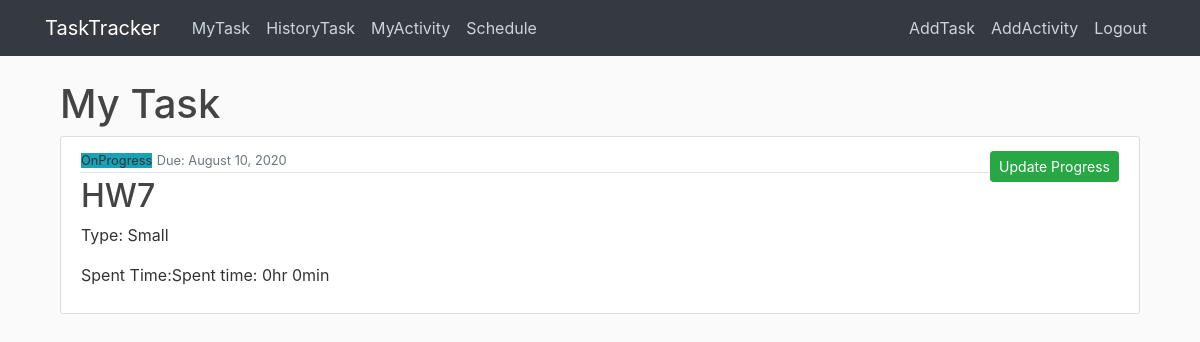
Page /task/ (signed in) on the earlier database version.
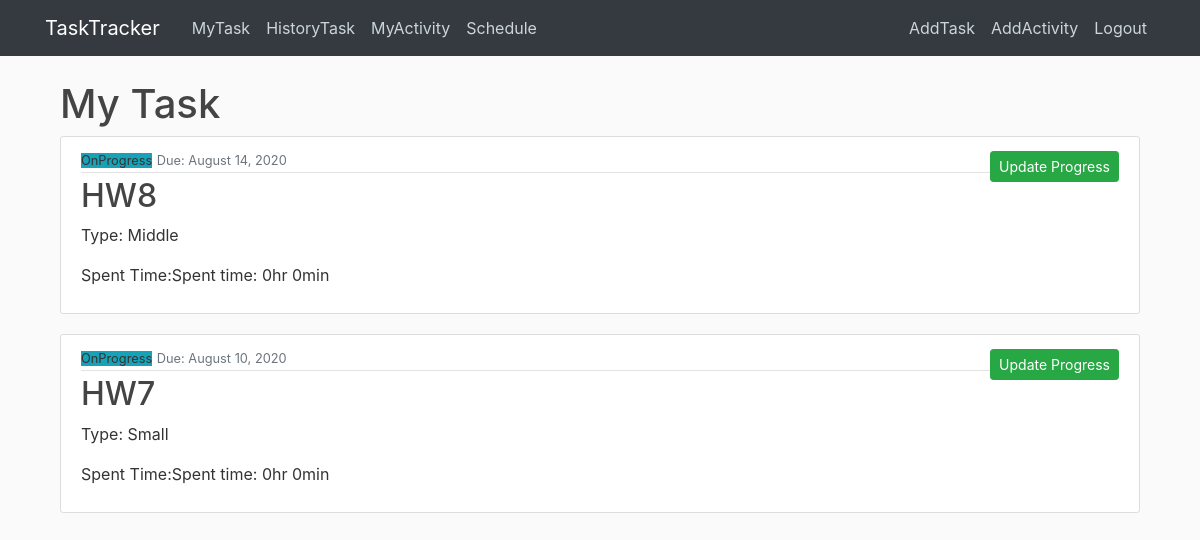
Same page on the later database version.
### main/models.py (models this page shows, shortened)
class Task(models.Model):
    MY_CHOICES = (
        ('Small', 'Small'),
        ('Middle', 'Middle'),
        ('Large', 'Large'),
    )
    STATUS_CHOICES = (
    ('OnProgress', 'OnProgress'),
    ('Done', 'Done'),
)
    taskname= models.CharField(max_length=100)
    tasktype= models.CharField(max_length=10,choices=MY_CHOICES)
    duedate= models.DateField(default=timezone.now)
    spenthour= models.PositiveIntegerField(default=0,validators=[MinValueValidator(0), MaxValueValidator(100)])
    spentmin= models.PositiveIntegerField(default=0,validators=[MinValueValidator(0), MaxValueValidator(60)])
    status= models.CharField(max_length=20,choices=STATUS_CHOICES,default="OnProgress")
    taskuser =models.ForeignKey(User, on_delete=models.CASCADE)
    donedate= models.DateField(null=True)
    ontime_late=models.CharField(max_length=100,default="Ontime")
    objects = models.Manager()

### main/views.py (the view)
# urls.py: path('task/', TaskListView.as_view(),name='main-home'),
class TaskListView(ListView):
    model = Task
    template_name='main/home.html'
    context_object_name = 'tasks'
    ordering =['-duedate']

### main/templates/main/home.html
{% extends "main/base.html" %}
{% block content %}
<main role="main" class="container">
{% if user.is_authenticated %}
  <h1>My Task</h1>
{% for task in tasks %}
{% if task.taskuser == user%}
{% if task.status == "OnProgress"%}
<article class="media content-section">
  <div class="media-body">
    <div class="article-metadata">
      <small class="bg-info">{{ task.status}}</small>
      <small class="text-muted">Due: {{ task.duedate|date:"F d, Y" }}</small>
    </div>
    <h2><a class="article-title" href="{% url 'task-detail' task.id %}">{{ task.taskname }}</a></h2>
    <p class="article-content">Type: {{ task.tasktype }}</p>
    <p class="article-content">Spent Time:Spent time: {{ task.spenthour }}hr {{ task.spentmin }}min</p>
  </div>
  <a class="btn btn-success btn-sm mt-1 mb-1" href="{% url 'task-update' task.id%}">Update Progress</a>
</article>
{% endif %}
{% endif %}
{% endfor %}
{% else %}
  <h1>Welcome</h1>
  <h2>Please Login first!!</h2>
{% endif %}
{% endblock content %}

Differences in the rows shown:
added Task: status "OnProgress", duedate "August 14, 2020", taskname "HW8", tasktype "Middle", spenthour "0", spentmin "0"
